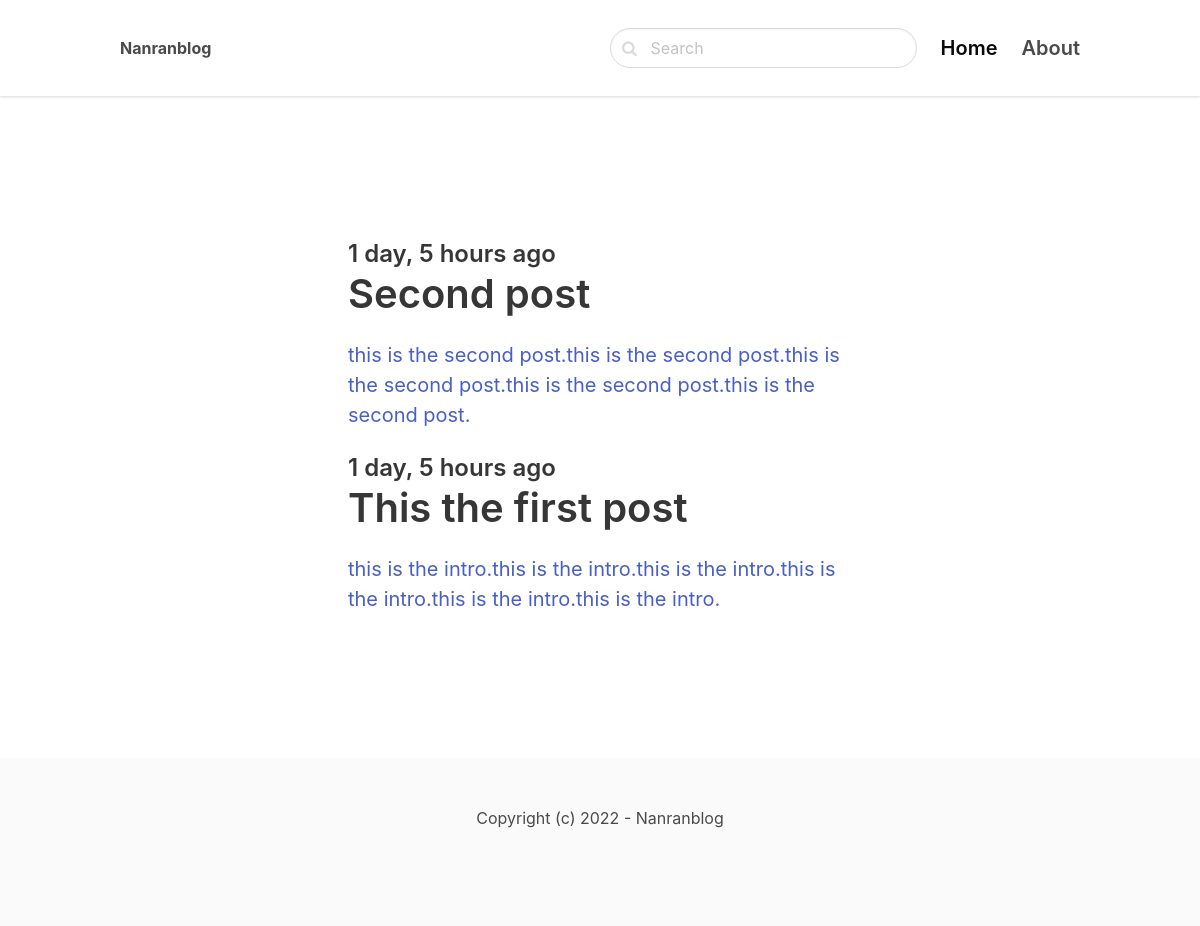
/django/, run on the app's committed database.
### blog/models.py (models this page shows, shortened)
class Post(models.Model):
    ACTIVE = 'active'
    DRAFT = 'draft'
    CHOICES_STATUS = (
        (ACTIVE, 'Active'),
        (DRAFT, 'Draft')
    )
    category = models.ForeignKey(Category, related_name='posts', on_delete=models.CASCADE)
    title = models.CharField(max_length =255)
    slug = models.SlugField()
    intro = models.TextField()
    body = models.TextField()
    created_at = models.DateTimeField(auto_now_add=True)
    status = models.CharField(max_length=10, choices=CHOICES_STATUS, default=ACTIVE)
    image = models.ImageField(upload_to='uploads/', blank=True, null=True)
    class Meta:
        ordering = ('-created_at',)

### blog/views.py (the view)
# urls.py: path('<slug:slug>/', views.category, name='category_detail'),
def category(request, slug):
    category = get_object_or_404(Category, slug=slug)
    posts = category.posts.filter(status=Post.ACTIVE)
    return render(request, 'blog/category.html', {'category':category, 'posts':posts})

### blog/templates/blog/category.html (shortened to what this page needs)
{% extends 'core/base.html' %}
{% block content %}
    <section class="hero">
        <div class="hero-body">
            <div class="container">
                <section class="section">
                    <div class="columns">
                        <div class="column is-8 is-offset-2">
                            {% for post in posts %}
                                <div class="content is-medium">
                                    <a href="{% url 'post_detail' post.category.slug post.slug %}">
                                        <h2 class="subtitle is-4">{{ post.created_at|timesince }} ago</h2>
                                        <h1 class="title">{{ post.title }}</h1>
                                        <p>{{ post.intro }}</p>
                                    </a>
                                </div>
                            {% empty %}
                                <div class="content">
                                    <p>There is no posts in this category...</p>
                                </div>
                            {% endfor %}
                        </div>
                    </div>
                </section>
            </div>
        </div>
    </section>
{% endblock %}

### data on the page
Post: created_at "1 day, 5 hours", title "Second post", intro "this is the second post.this is the second post.this is the second post.this is the second post.this is the second post."
Post: created_at "1 day, 5 hours", title "This the first post", intro "this is the intro.this is the intro.this is the intro.this is the intro.this is the intro.this is the intro."
